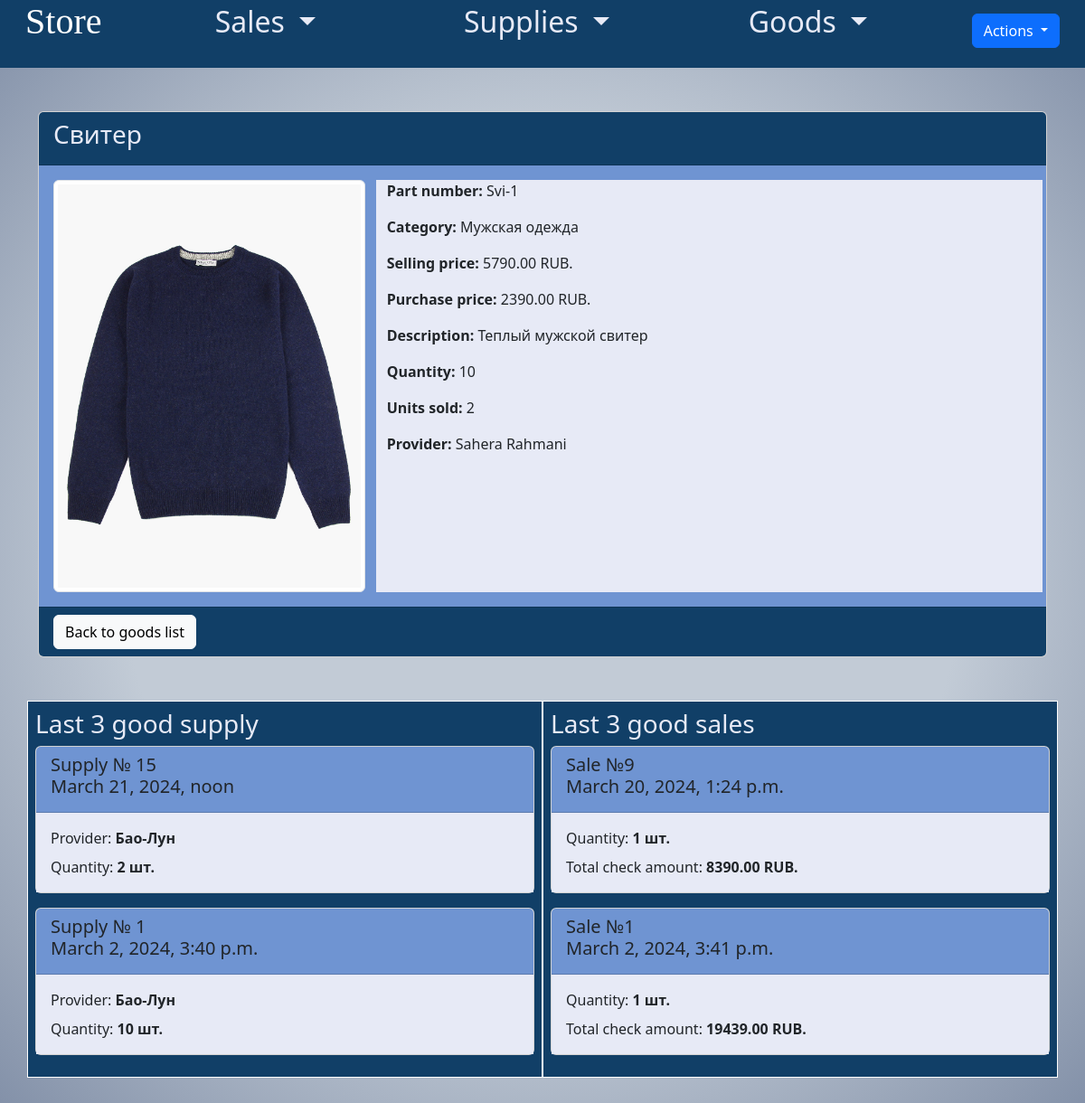
Screenshot of /good/2/ (signed in) with the database file from the repository.
### app_store/models.py (models this page shows, shortened)
class Good(models.Model):
    name = models.CharField(max_length=30, db_index=True,
                            verbose_name='название товара')
    part_number = models.CharField(max_length=10, verbose_name='артикул', default='')
    category = models.ForeignKey(GoodCategory, on_delete=models.CASCADE,
                                 verbose_name='категория',
                                 null=True)
    selling_price = models.DecimalField(max_digits=10, decimal_places=2,verbose_name='цена продажи')
    purchase_price = models.DecimalField(max_digits=10, decimal_places=2,verbose_name='закупочная цена')
    description = models.TextField(verbose_name='описание товара')
    image = models.ImageField(upload_to='goods/',
                              verbose_name='картинка товара',blank=True, null=True)
    quantity = models.IntegerField(verbose_name='кол-во товара', default=0)
    sold_quantity = models.IntegerField(default=0, verbose_name='кол-во продано')
    manufacturer = models.CharField(max_length=30, verbose_name='производитель')
    class Meta:
        db_table = 'good'
        verbose_name = 'товар'
        verbose_name_plural = 'товары'

class GoodCategory(models.Model):
    name = models.CharField(verbose_name='категория товара', max_length=50,
                            db_index=True)
    class Meta:
        db_table = 'category'
        verbose_name = 'категория'
        verbose_name_plural = 'категории'
    def __str__(self):
        return f'{self.name}'

class SupplyGood(models.Model):
    supply = models.ForeignKey(Supply, on_delete=models.CASCADE)
    good = models.ForeignKey('Good', on_delete=models.CASCADE)
    quantity = models.PositiveIntegerField()

class Supply(models.Model):
    supply_date = models.DateTimeField(auto_now_add=True)
    goods = models.ManyToManyField('Good', through='SupplyGood')
    provider = models.ForeignKey('Provider', on_delete=models.CASCADE, verbose_name='поставщик')
    class Meta:
        db_table = 'supplies'
        verbose_name = 'поставка'
        verbose_name_plural = 'поставки'

class Provider(models.Model):
    name = models.CharField(max_length=50, verbose_name='поставщик')
    phone_number = models.CharField(max_length=11, verbose_name='телефон поставщика')
    email = models.EmailField(max_length=50, verbose_name='почта')
    contact_person = models.CharField(max_length=255, verbose_name='контактное лицо')
    categories = models.ManyToManyField(GoodCategory, verbose_name='категории')
    class Meta:
        db_table = 'providers'
        verbose_name = 'поставщик'
        verbose_name_plural = 'поставщики'

class SaleItem(models.Model):
    sale = models.ForeignKey(Sale, on_delete=models.CASCADE)
    good = models.ForeignKey('Good', on_delete=models.CASCADE, verbose_name='товар')
    quantity = models.PositiveIntegerField(verbose_name='количество')
    def total_cost(self):
        return self.good.selling_price * self.quantity
    class Meta:
        db_table = 'sold_goods'
        verbose_name = 'проданный товар'
        verbose_name_plural = 'проданные товары'

class Sale(models.Model):
    goods = models.ManyToManyField('Good', through='SaleItem')
    sale_date = models.DateTimeField(auto_now_add=True, verbose_name='дата продажи')
    discount = models.DecimalField(max_digits=5, decimal_places=2, default=0, verbose_name='скидка (в процентах)')
    payment_method = models.CharField(max_length=50, default='Наличные', choices=[('Наличные', 'Наличные'), ('Карта', 'Карта')], verbose_name='способ оплаты')
    final_cost = models.DecimalField(max_digits=10, decimal_places=2, verbose_name='итоговая стоимость', default=0)
    def sale_total_cost(self):
        return sum(item.total_cost() for item in self.saleitem_set.all())
    def final_cost_with_discount(self):
        return self.sale_total_cost() * (1 - self.discount / 100)
    class Meta:
        db_table = 'sales'
        verbose_name = 'продажа'
        verbose_name_plural = 'продажи'

### app_store/views.py (the view)
# urls.py: path('good/<int:pk>/', GoodDetailView.as_view(), name='good_detail'),
class GoodDetailView(LoginRequiredMixin ,DetailView):
    model = Good
    template_name = 'app_store/good_detail.html'
    context_object_name = 'good'
    def get_context_data(self, **kwargs):
        context = super().get_context_data(**kwargs)
        context['latest_supplies'] = self.object.supplygood_set.order_by('-supply__supply_date')[:3]
        context['latest_sales'] = self.object.saleitem_set.order_by('-sale__sale_date')[:3]
        return context

### app_store/templates/app_store/good_detail.html
{% extends 'app_store/base.html' %}
{% load static %}
{% load i18n %}
{% block content %}
<div class="container my-5">
    <div class="card custom-card">
      <div style="background-color: #113f67; " class="card-header custom-header">
        <h3 style="color: #e7eaf6;" class="card-title">{{ good.name }}</h3>
      </div>
      <div style="background-color: #6F94D2;" class="card-body custom-body">
        <div class="row">
          <div class="col-md-4">
            {% if good.image %}
              <img src="{{ good.image.url }}" class="img-fluid img-thumbnail custom-image" alt="{{ good.name }}">
            {% else %}
              <p class="text-muted">{% trans "Нет изображения" %}</p>
            {% endif %}
          </div>
          <div style="background-color: #e7eaf6;" class="col-md-8">
            <p class="card-text"><strong>{% trans "Артикул" %}:</strong> {{ good.part_number }}</p>
            <p class="card-text"><strong>{% trans "Категория" %}:</strong> {{ good.category }}</p>
            <p class="card-text"><strong>{% trans "Цена продажи" %}:</strong> {{ good.selling_price }} RUB.</p>
            <p class="card-text"><strong>{% trans "Закупочная цена" %}:</strong> {{ good.purchase_price }} RUB.</p>
            <p class="card-text"><strong>{% trans "Описание" %}:</strong> {{ good.description }}</p>
            <p class="card-text"><strong>{% trans "Остаток в наличии" %}: </strong> {{ good.quantity }}</p>
            <p class="card-text"><strong>{% trans "Продано" %}:</strong> {{ good.sold_quantity }}</p>
            <p class="card-text"><strong>{% trans "Поставщик" %}:</strong> {{ good.manufacturer }}</p>
          </div>
        </div>
      </div>
      <div style="background-color: #113f67;" class="card-footer custom-footer">
        <a href="{% url 'goods_list' %}" class="btn btn-light">{% trans "Назад к списку товаров" %}</a>
      </div>
    </div>
  <div class="mt-5">
    <div class="row" style="background-color: #113f67; color: #e7eaf6;">
        <div style="border: 1px solid white;" class="col-md-6 p-2">
            <h3>{% trans "Последние 3 поставки товара" %}</h3>
            {% for supply in latest_supplies %}
            <div class="card mb-3">
                <div style="background-color: #6F94D2;" class="card-header">
                    <h5>{% trans "Поставка" %} № {{ supply.supply.id }}<br> {{ supply.supply.supply_date }}</h5>
                </div>
                <div style="background-color: #e7eaf6;" class="card-body">
                    <p class="card-title">{% trans "Поставщик" %}: <strong>{{ supply.supply.provider.name }}</strong></p>
                    <p class="card-text">{% trans "Количество" %}: <strong>{{ supply.quantity }} шт.</strong></p>
                </div>
            </div>
            {% empty %}
            <p>{% trans "Нет поставок" %}</p>
            {% endfor %}
        </div>
        <div style="border: 1px solid white; color: #e7eaf6;" class="col-md-6 p-2">
            <h3>{% trans "Последние 3 продажи товара" %}</h3>
            {% for sale in latest_sales %}
            <div class="card mb-3">
                <div style="background-color: #6F94D2;" class="card-header">
                    <h5>{% trans "Продажа" %} №{{ sale.sale.id }} <br>{{ sale.sale.sale_date }}</h5>
                </div>
                <div style="background-color: #e7eaf6;" class="card-body">
                    <p class="card-title">{% trans "Количество" %}: <strong>{{ sale.quantity }} шт.</strong></p>
                    <p class="card-text">{% trans "Общая сумма чека" %}: <strong>{{ sale.sale.final_cost_with_discount|floatformat:2 }} RUB.</strong></p>
                </div>
            </div>
            {% empty %}
            <p>{% trans "Нет продаж" %}</p>
            {% endfor %}
        </div>
    </div>
  </div>
</div>
{% endblock %}

### rows the page displays
Good: name "Свитер", image (picture), part_number "Svi-1", category "Мужская одежда", selling_price "5790.00", purchase_price "2390.00", description "Теплый мужской свитер", quantity "10", sold_quantity "2", manufacturer "Sahera Rahmani"
SupplyGood: supply.id "15", supply.supply_date "March 21, 2024, noon", supply.provider.name "Бао-Лун", quantity "2"
SupplyGood: supply.id "1", supply.supply_date "March 2, 2024, 3:40 p.m.", supply.provider.name "Бао-Лун", quantity "10"
SaleItem: sale.id "9", sale.sale_date "March 20, 2024, 1:24 p.m.", quantity "1", sale.final_cost_with_discount "8390.00"
SaleItem: sale.id "1", sale.sale_date "March 2, 2024, 3:41 p.m.", quantity "1", sale.final_cost_with_discount "19439.00"
